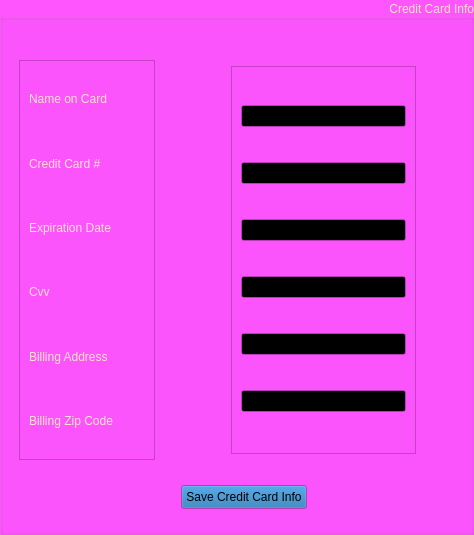
   <widget class="QGroupBox" name="ccardinfo">
    <property name="geometry">
     <rect>
      <x>503</x>
      <y>109</y>
      <width>474</width>
      <height>535</height>
     </rect>
    </property>
    <property name="palette">
     <palette>
      <active>
       <colorrole role="WindowText">
        <brush brushstyle="SolidPattern">
         <color alpha="255">
          <red>255</red>
          <green>227</green>
          <blue>203</blue>
         </color>
        </brush>
       </colorrole>
       <colorrole role="Button">
        <brush brushstyle="SolidPattern">
         <color alpha="255">
          <red>26</red>
          <green>110</green>
          <blue>175</blue>
         </color>
        </brush>
       </colorrole>
       <colorrole role="Light">
        <brush brushstyle="SolidPattern">
         <color alpha="255">
          <red>136</red>
          <green>136</green>
          <blue>136</blue>
         </color>
        </brush>
       </colorrole>
       <colorrole role="Midlight">
        <brush brushstyle="SolidPattern">
         <color alpha="255">
          <red>170</red>
          <green>85</green>
          <blue>255</blue>
         </color>
        </brush>
       </colorrole>
       <colorrole role="Dark">
        <brush brushstyle="SolidPattern">
         <color alpha="255">
          <red>255</red>
          <green>227</green>
          <blue>203</blue>
         </color>
        </brush>
       </colorrole>
       <colorrole role="Mid">
        <brush brushstyle="SolidPattern">
         <color alpha="255">
          <red>255</red>
          <green>227</green>
          <blue>203</blue>
         </color>
        </brush>
       </colorrole>
       <colorrole role="Text">
        <brush brushstyle="SolidPattern">
         <color alpha="255">
          <red>255</red>
          <green>227</green>
          <blue>203</blue>
         </color>
        </brush>
       </colorrole>
       <colorrole role="ButtonText">
        <brush brushstyle="SolidPattern">
         <color alpha="255">
          <red>255</red>
          <green>227</green>
          <blue>203</blue>
         </color>
        </brush>
       </colorrole>
       <colorrole role="Base">
        <brush brushstyle="SolidPattern">
         <color alpha="255">
          <red>0</red>
          <green>0</green>
          <blue>0</blue>
         </color>
        </brush>
       </colorrole>
       <colorrole role="Window">
        <brush brushstyle="SolidPattern">
         <color alpha="255">
          <red>120</red>
          <green>131</green>
          <blue>170</blue>
         </color>
        </brush>
       </colorrole>
       <colorrole role="Shadow">
        <brush brushstyle="SolidPattern">
         <color alpha="255">
          <red>255</red>
          <green>227</green>
          <blue>203</blue>
         </color>
        </brush>
       </colorrole>
       <colorrole role="HighlightedText">
        <brush brushstyle="SolidPattern">
         <color alpha="255">
          <red>255</red>
          <green>227</green>
          <blue>203</blue>
         </color>
        </brush>
       </colorrole>
       <colorrole role="ToolTipBase">
        <brush brushstyle="SolidPattern">
         <color alpha="255">
          <red>255</red>
          <green>255</green>
          <blue>255</blue>
         </color>
        </brush>
       </colorrole>
       <colorrole role="ToolTipText">
        <brush brushstyle="SolidPattern">
         <color alpha="255">
          <red>255</red>
          <green>255</green>
          <blue>255</blue>
         </color>
        </brush>
       </colorrole>
       <colorrole role="PlaceholderText">
        <brush brushstyle="SolidPattern">
         <color alpha="128">
          <red>85</red>
          <green>0</green>
          <blue>255</blue>
         </color>
        </brush>
       </colorrole>
      </active>
      <inactive>
       <colorrole role="WindowText">
        <brush brushstyle="SolidPattern">
         <color alpha="255">
          <red>255</red>
          <green>227</green>
          <blue>203</blue>
         </color>
        </brush>
       </colorrole>
       <colorrole role="Button">
        <brush brushstyle="SolidPattern">
         <color alpha="255">
          <red>26</red>
          <green>110</green>
          <blue>175</blue>
         </color>
        </brush>
       </colorrole>
       <colorrole role="Light">
        <brush brushstyle="SolidPattern">
         <color alpha="255">
          <red>255</red>
          <green>227</green>
          <blue>203</blue>
         </color>
        </brush>
       </colorrole>
       <colorrole role="Midlight">
        <brush brushstyle="SolidPattern">
         <color alpha="255">
          <red>170</red>
          <green>85</green>
          <blue>255</blue>
         </color>
        </brush>
       </colorrole>
       <colorrole role="Dark">
        <brush brushstyle="SolidPattern">
         <color alpha="255">
          <red>0</red>
          <green>0</green>
          <blue>0</blue>
         </color>
        </brush>
       </colorrole>
       <colorrole role="Mid">
        <brush brushstyle="SolidPattern">
         <color alpha="255">
          <red>0</red>
          <green>0</green>
          <blue>0</blue>
         </color>
        </brush>
       </colorrole>
       <colorrole role="Base">
        <brush brushstyle="SolidPattern">
         <color alpha="255">
          <red>0</red>
          <green>0</green>
          <blue>0</blue>
         </color>
        </brush>
       </colorrole>
       <colorrole role="Window">
        <brush brushstyle="SolidPattern">
         <color alpha="255">
          <red>255</red>
          <green>85</green>
          <blue>255</blue>
         </color>
        </brush>
       </colorrole>
       <colorrole role="Highlight">
        <brush brushstyle="SolidPattern">
         <color alpha="255">
          <red>169</red>
          <green>77</green>
          <blue>193</blue>
         </color>
        </brush>
       </colorrole>
       <colorrole role="HighlightedText">
        <brush brushstyle="SolidPattern">
         <color alpha="255">
          <red>255</red>
          <green>227</green>
          <blue>203</blue>
         </color>
        </brush>
       </colorrole>
       <colorrole role="ToolTipBase">
        <brush brushstyle="SolidPattern">
         <color alpha="255">
          <red>255</red>
          <green>255</green>
          <blue>255</blue>
         </color>
        </brush>
       </colorrole>
       <colorrole role="Accent">
        <brush brushstyle="SolidPattern">
         <color alpha="255">
          <red>169</red>
          <green>77</green>
          <blue>193</blue>
         </color>
        </brush>
       </colorrole>
      </inactive>
      <disabled>
       <colorrole role="Button">
        <brush brushstyle="SolidPattern">
         <color alpha="255">
          <red>255</red>
          <green>227</green>
          <blue>203</blue>
         </color>
        </brush>
       </colorrole>
       <colorrole role="Midlight">
        <brush brushstyle="SolidPattern">
         <color alpha="255">
          <red>170</red>
          <green>85</green>
          <blue>255</blue>
         </color>
        </brush>
       </colorrole>
       <colorrole role="Dark">
        <brush brushstyle="SolidPattern">
         <color alpha="255">
          <red>255</red>
          <green>227</green>
          <blue>203</blue>
         </color>
        </brush>
       </colorrole>
       <colorrole role="Mid">
        <brush brushstyle="SolidPattern">
         <color alpha="255">
          <red>255</red>
          <green>227</green>
          <blue>203</blue>
         </color>
        </brush>
       </colorrole>
       <colorrole role="Text">
        <brush brushstyle="SolidPattern">
         <color alpha="255">
          <red>255</red>
          <green>255</green>
          <blue>255</blue>
         </color>
        </brush>
       </colorrole>
       <colorrole role="ButtonText">
        <brush brushstyle="SolidPattern">
         <color alpha="255">
          <red>255</red>
          <green>255</green>
          <blue>255</blue>
         </color>
        </brush>
       </colorrole>
       <colorrole role="Base">
        <brush brushstyle="SolidPattern">
         <color alpha="255">
          <red>0</red>
          <green>0</green>
          <blue>0</blue>
         </color>
        </brush>
       </colorrole>
       <colorrole role="Window">
        <brush brushstyle="SolidPattern">
         <color alpha="255">
          <red>0</red>
          <green>0</green>
          <blue>0</blue>
         </color>
        </brush>
       </colorrole>
       <colorrole role="HighlightedText">
        <brush brushstyle="SolidPattern">
         <color alpha="255">
          <red>255</red>
          <green>227</green>
          <blue>203</blue>
         </color>
        </brush>
       </colorrole>
       <colorrole role="AlternateBase">
        <brush brushstyle="SolidPattern">
         <color alpha="255">
          <red>64</red>
          <green>14</green>
          <blue>89</blue>
         </color>
        </brush>
       </colorrole>
      </disabled>
     </palette>
    </property>
    <property name="title">
     <string>Credit Card Info</string>
    </property>
    <property name="alignment">
     <set>Qt::AlignmentFlag::AlignRight|Qt::AlignmentFlag::AlignTrailing|Qt::AlignmentFlag::AlignVCenter</set>
    </property>
    <widget class="QFrame" name="frame_3">
     <property name="geometry">
      <rect>
       <x>231</x>
       <y>66</y>
       <width>185</width>
       <height>388</height>
      </rect>
     </property>
     <property name="frameShape">
      <enum>QFrame::Shape::StyledPanel</enum>
     </property>
     <property name="frameShadow">
      <enum>QFrame::Shadow::Raised</enum>
     </property>
     <layout class="QVBoxLayout" name="verticalLayout_4">
      <item>
       <widget class="QLineEdit" name="nameoncard"/>
      </item>
      <item>
       <widget class="QLineEdit" name="ccnumber"/>
      </item>
      <item>
       <widget class="QLineEdit" name="expdate"/>
      </item>
      <item>
       <widget class="QLineEdit" name="cvv"/>
      </item>
      <item>
       <widget class="QLineEdit" name="billingaddress"/>
      </item>
      <item>
       <widget class="QLineEdit" name="billingzip"/>
      </item>
     </layout>
    </widget>
    <widget class="QFrame" name="frame_5">
     <property name="geometry">
      <rect>
       <x>19</x>
       <y>60</y>
       <width>136</width>
       <height>400</height>
      </rect>
     </property>
     <property name="frameShape">
      <enum>QFrame::Shape::StyledPanel</enum>
     </property>
     <property name="frameShadow">
      <enum>QFrame::Shadow::Raised</enum>
     </property>
     <layout class="QVBoxLayout" name="verticalLayout_3">
      <item>
       <widget class="QLabel" name="name_on_card_label">
        <property name="text">
         <string>Name on Card</string>
        </property>
       </widget>
      </item>
      <item>
       <widget class="QLabel" name="label_7">
        <property name="text">
         <string>Credit Card #</string>
        </property>
       </widget>
      </item>
      <item>
       <widget class="QLabel" name="label_9">
        <property name="text">
         <string>Expiration Date</string>
        </property>
       </widget>
      </item>
      <item>
       <widget class="QLabel" name="label_8">
        <property name="text">
         <string>Cvv</string>
        </property>
       </widget>
      </item>
      <item>
       <widget class="QLabel" name="label_10">
        <property name="text">
         <string>Billing Address</string>
        </property>
       </widget>
      </item>
      <item>
       <widget class="QLabel" name="label_11">
        <property name="text">
         <string>Billing Zip Code</string>
        </property>
       </widget>
      </item>
     </layout>
    </widget>
    <widget class="QPushButton" name="saveccinfo">
     <property name="geometry">
      <rect>
       <x>181</x>
       <y>485</y>
       <width>126</width>
       <height>24</height>
      </rect>
     </property>
     <property name="text">
      <string>Save Credit Card Info</string>
     </property>
    </widget>
   </widget>
